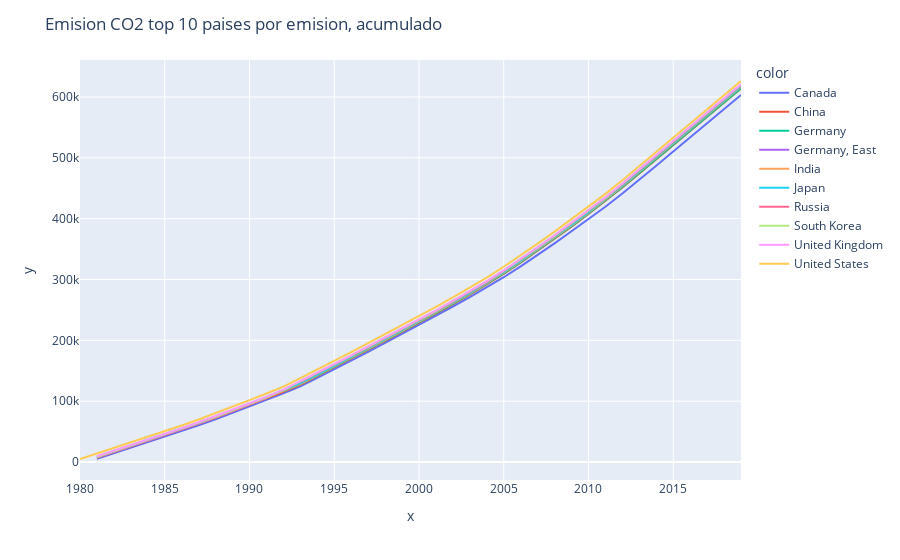

Write notebook code for a chart like this one.
### Code cell
fig = px.line(x=x, y=y,color=df_co2['Country'])
fig.update_layout(title='Emision CO2 top 10 paises por emision, acumulado')
fig.show()
